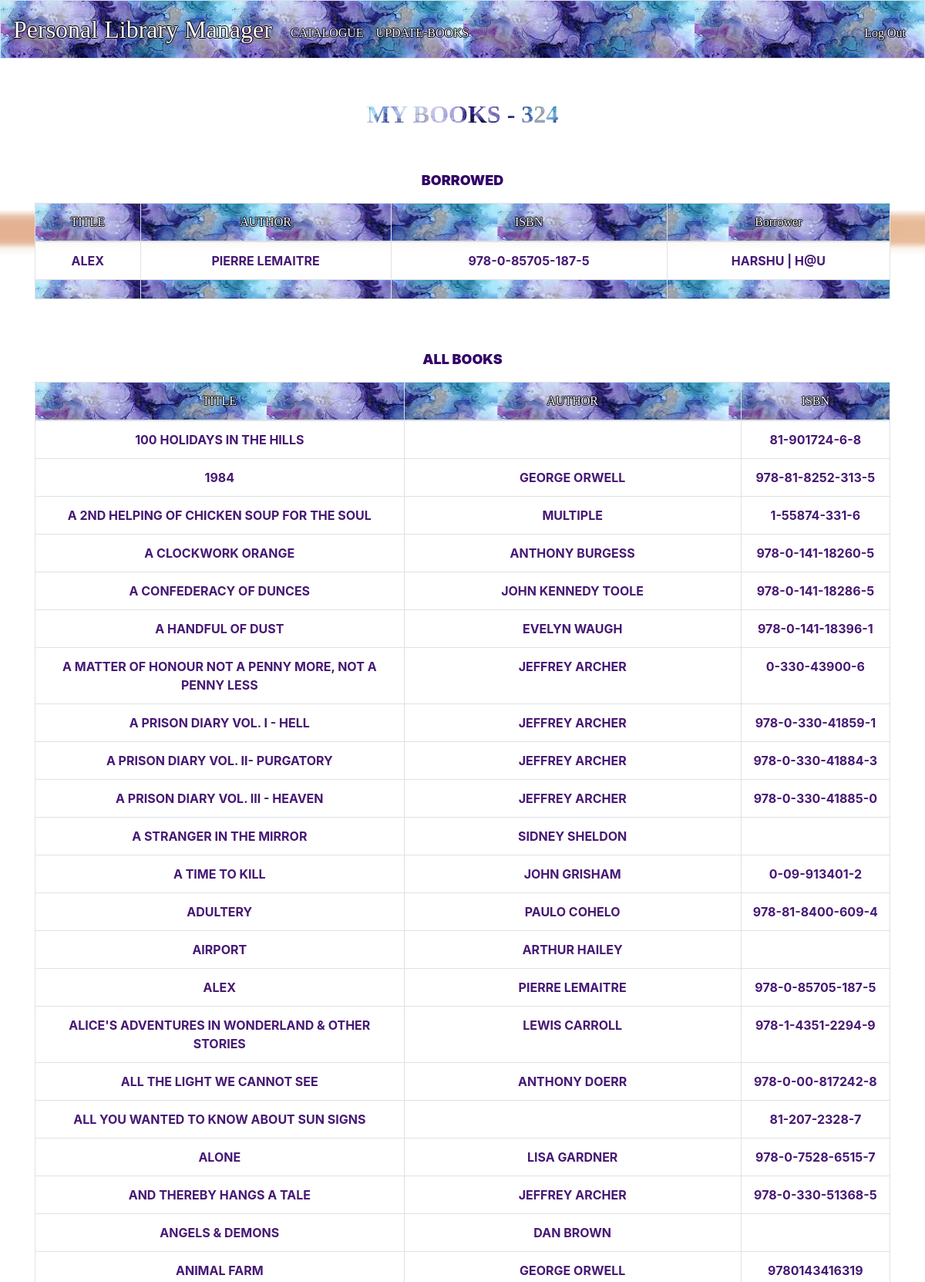
The page / (signed in, upper part) on the database its author committed.
### tables this page shows
CREATE TABLE books (

book_id INTEGER,
title TEXT NOT NULL,
isbn TEXT,
author_id INTEGER NOT NULL,
FOREIGN KEY (author_id) REFERENCES authors(id),
PRIMARY KEY (book_id), UNIQUE (title, author_id)
);

CREATE TABLE authors(id INTEGER, name TEXT NOT NULL, PRIMARY KEY(id));

CREATE TABLE borrowers(
id INTEGER,
name TEXT NOT NULL,
contact TEXT,
user_id INTEGER NOT NULL,
FOREIGN KEY (user_id) REFERENCES users(id),
PRIMARY KEY (id),
UNIQUE (name , contact, user_id));

### application.py (the view)
@app.route("/", methods=["GET", "POST"])
@login_required
def index():
    current_user = session["user_id"]
    borrowed = db.execute("SELECT  books.title, authors.name, books.isbn, borrowers.name AS nameBorrower, borrowers.contact FROM books\
        JOIN authors ON books.author_id = authors.id JOIN library ON library.book_id = books.book_id JOIN borrowings \
        ON borrowings.library_id = library.library_id JOIN borrowers ON  borrowings.borrower_id = borrowers.id JOIN users\
        ON library.user_id = users.id WHERE users.id =?", current_user)
    library_display = db.execute("SELECT  books.title, authors.name, books.isbn FROM books JOIN authors ON\
        books.author_id = authors.id JOIN library ON library.book_id = books.book_id WHERE user_id =? ORDER BY title", current_user)
    return render_template("index.html", total=len(library_display), borrowed=borrowed, libraryAll=library_display)

### application.py (called while the page is built)
@app.after_request
def after_request(response):
    response.headers["Cache-Control"] = "no-cache, no-store, must-revalidate"
    response.headers["Expires"] = 0
    response.headers["Pragma"] = "no-cache"
    return response

### helpers.py (called while the page is built)
def login_required(f):
    @wraps(f)
    def decorated_function(*args, **kwargs):
        if session.get("user_id") is None:
            return redirect("/login")
        return f(*args, **kwargs)
    return decorated_function

### templates/index.html (shortened to what this page needs)
{% extends "layout.html" %}
{% block main %}
    <div class="container-fluid pt-5"><span class="table-font"><b>MY BOOKS - {{ total }}</b></span></div>
      <div class="container pt-5">
        <p><span class="transbox-p" style="font-size:large"><b>BORROWED</b></span></p>
        <table class="table table-bordered">
            <thead class="thead">
                    <td><span class="nav-button">TITLE</span></td>
                    <td><span class="nav-button">AUTHOR</span></td>
                    <td><span class="nav-button">ISBN</span></td>
                    <td><span class="nav-button">Borrower</span></td>
            </thead>
            <tbody class="transbox">
                {% for borrowed in borrowed %}
                <tr class="transbox-p">
                    <td> {{ borrowed["title"] }}</td>
                    <td> {{ borrowed["name"] }}</td>
                    <td> {{ borrowed["isbn"] }}</td>
                    <td> {{ borrowed["nameBorrower"] }} | {{ borrowed["contact"] }}</td>
                </tr>
                {% endfor %}
            </tbody>
            <tfoot class="tfoot">
                <td></td>
                <td></td>
                <td></td>
                <td></td>
            </tfoot>
        </table>
    </div>
    <div class="container pt-5">
        <p><span class="transbox-p" style="font-size:large"><b>ALL BOOKS</b></span></p>
        <table class="table table-bordered">
            <thead class="thead">
                    <td><span class="nav-button">TITLE</span></td>
                    <td><span class="nav-button">AUTHOR</span></td>
                    <td><span class="nav-button">ISBN</span></td>
            </thead>
            <tbody class="transbox">
                {% for libraryAll in libraryAll %}
                <tr class="transbox-p">
                    <td> {{ libraryAll["title"] }}</td>
                    <td> {{ libraryAll["name"] }}</td>
                    <td> {{ libraryAll["isbn"] }}</td>
                </tr>
                {% endfor %}
            </tbody>
        </table>
    </div>
{% endblock %}

### templates/layout.html (shortened to what this page needs)
<!DOCTYPE html>
<html lang="en">
    <head>
        <link rel="stylesheet" href="https://cdn.jsdelivr.net/npm/bootstrap@4.5.3/dist/css/bootstrap.min.css">
        <link href="/static/styles.css" rel="stylesheet">
        <link rel="stylesheet" href="https://cdnjs.cloudflare.com/ajax/libs/selectize.js/0.12.6/css/selectize.bootstrap3.min.css" />
    </head>
    <body>
        <nav class="navbar navbar-expand-md navbar-light bg-light border">
            <a class="navbar-brand" href="/">Personal Library Manager</a>
            <div class="collapse navbar-collapse" id="navbar">
                {% if session.user_id %}
                    <ul class="navbar-nav mr-auto mt-2">
                        <li class="nav-item"><a class="nav-link" href="/add"><span class="nav-button">CATALOGUE</span></a></li>
                        <li class="nav-item"><a class="nav-link" href="/lend"><span class="nav-button">UPDATE-BOOKS</span></a></li>
                    </ul>
                    <ul class="navbar-nav ml-auto mt-2">
                        <li class="nav-item"><a class="nav-link" href="/logout"><span class="nav-button">Log Out</span></a></li>
                    </ul>
                {% else %}
                    <ul class="navbar-nav ml-auto mt-2">
                        <li class="nav-item"><a class="nav-link" href="/register"><span class="nav-button">Register</span></a></li>
                        <li class="nav-item"><a class="nav-link" href="/login"><span class="nav-button">Log In</span></a></li>
                    </ul>
                {% endif %}
            </div>
        </nav>
        <main class="container-fluid" id="body-background">
            {% block main %}{% endblock %}
        </main>
    </body>
</html>

### static/styles.css (style rules this page uses)
nav .navbar-brand { font-size: xx-large; font-family: Luminari, fantasy; color: white !important; text-shadow: -1px 0 black, 0 1px black, 1px 0 black, 0 -1px black; }
.navbar { background-image: url("/static/nav-background.jpg"); color: white; }
.nav-button { color: white; text-shadow: -1px 0 black, 0 1px black, 1px 0 black, 0 -1px black; font-family: Luminari, fantasy; }
main { overflow-x: auto; text-align: center; }
#body-background { background-image: url("/static/body-back.png"); height:100vh; width:100vw; background-position: center; background-repeat: no-repeat; background-size: cover; }
.btn , .thead, .tfoot { background-image: url("/static/btn-background.jpg"); color:white; text-shadow: -1px 0 black, 0 1px black, 1px 0 black, 0 -1px black; font-family: Luminari, fantasy; }
.table-font { font-size: xx-large; font-family: Luminari, fantasy; -webkit-background-clip: text; -webkit-text-fill-color: transparent; background-image: url("/static/table-font.jpg"); }
.transbox { margin: 80px; background-color: #ffffff; border: 1px solid black; opacity: 0.9; }
.transbox-p { margin: 5%; font-weight: bold; color: #330066; text-align: center; }

### rows shown on the page
books: title "ALEX", name "PIERRE LEMAITRE", isbn "978-0-85705-187-5", nameBorrower "HARSHU", contact "H@U"
books: title "100 HOLIDAYS IN THE HILLS", isbn "81-901724-6-8"
books: title "1984", name "GEORGE ORWELL", isbn "978-81-8252-313-5"
books: title "A 2ND HELPING OF CHICKEN SOUP FOR THE SOUL", name "MULTIPLE", isbn "1-55874-331-6"
books: title "A CLOCKWORK ORANGE", name "ANTHONY BURGESS", isbn "978-0-141-18260-5"
books: title "A CONFEDERACY OF DUNCES", name "JOHN KENNEDY TOOLE", isbn "978-0-141-18286-5"
books: title "A HANDFUL OF DUST", name "EVELYN WAUGH", isbn "978-0-141-18396-1"
books: title "A MATTER OF HONOUR NOT A PENNY MORE, NOT A PENNY LESS", name "JEFFREY ARCHER", isbn "0-330-43900-6"
books: title "A PRISON DIARY VOL. I - HELL", name "JEFFREY ARCHER", isbn "978-0-330-41859-1"
books: title "A PRISON DIARY VOL. II- PURGATORY", name "JEFFREY ARCHER", isbn "978-0-330-41884-3"
books: title "A PRISON DIARY VOL. III - HEAVEN", name "JEFFREY ARCHER", isbn "978-0-330-41885-0"
books: title "A STRANGER IN THE MIRROR", name "SIDNEY SHELDON"
books: title "A TIME TO KILL", name "JOHN GRISHAM", isbn "0-09-913401-2"
books: title "ADULTERY", name "PAULO COHELO", isbn "978-81-8400-609-4"
books: title "AIRPORT", name "ARTHUR HAILEY"
books: title "ALICE'S ADVENTURES IN WONDERLAND & OTHER STORIES", name "LEWIS CARROLL", isbn "978-1-4351-2294-9"
books: title "ALL THE LIGHT WE CANNOT SEE", name "ANTHONY DOERR", isbn "978-0-00-817242-8"
books: title "ALL YOU WANTED TO KNOW ABOUT SUN SIGNS", isbn "81-207-2328-7"
books: title "ALONE", name "LISA GARDNER", isbn "978-0-7528-6515-7"
books: title "AND THEREBY HANGS A TALE", name "JEFFREY ARCHER", isbn "978-0-330-51368-5"
books: title "ANGELS & DEMONS", name "DAN BROWN"
books: title "ANIMAL FARM", name "GEORGE ORWELL", isbn "9780143416319"

### other values the page prints
{{ total }} "324"
